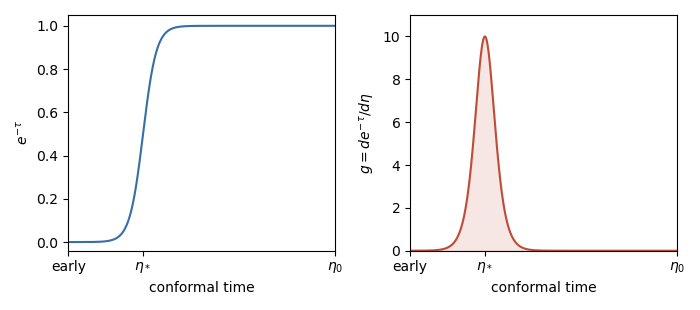

This chart was generated by the following Python code:
#!/usr/bin/env python3
"""Normalized schematic without reionization; Python 3.14, NumPy 2.3.5, Matplotlib 3.10.7."""
from pathlib import Path
import matplotlib
matplotlib.use('Agg')
import matplotlib.pyplot as plt
import numpy as np
eta=np.linspace(0,1,1200);width=.025;star=.28
s=1/(1+np.exp(-(eta-star)/width))
E=(s-s[0])/(s[-1]-s[0]);g=s*(1-s)/width/(s[-1]-s[0])
fig,axes=plt.subplots(1,2,figsize=(7,3.1),dpi=100)
for ax in axes:
    ax.set_xlim(0,1);ax.set_xticks([0,star,1],['early',r'$\eta_*$',r'$\eta_0$']);ax.set_xlabel('conformal time')
axes[0].plot(eta,E,color='#356fa8');axes[0].set_ylabel(r'$e^{-\tau}$');axes[0].set_ylim(-.04,1.05)
axes[1].plot(eta,g,color='#bf4c36');axes[1].fill_between(eta,0,g,alpha=.13,color='#bf4c36');axes[1].set_ylabel(r'$g= d e^{-\tau}/d\eta$');axes[1].set_ylim(0,11)
fig.tight_layout();fig.savefig(Path.cwd() / (Path(__file__).stem + '.png'),facecolor='white')
